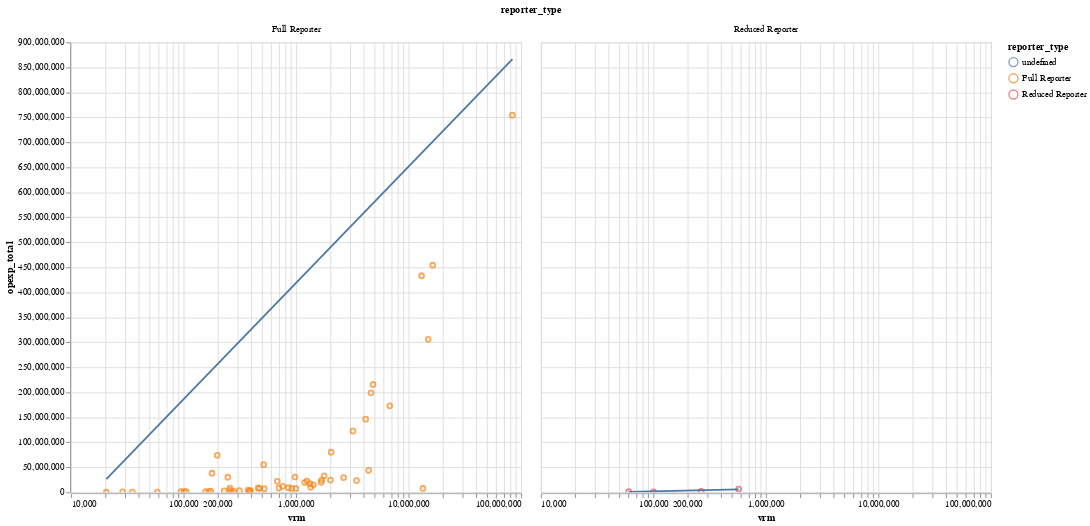

Notebook code cell kept with this figure:
### Markdown cell above
### Operating cost per VRM

### Code cell
make_scatter(
    data=df[df["year"] == "2023"],
    y_ax="opexp_total",
    x_ax="vrm",
    color="reporter_type",
    log_scale=True,
    y_scale=True,
).facet(
    facet=alt.Facet("reporter_type"),
    columns=3,
)

### Figure 1 — Vega-Lite specification as saved in the notebook (floating-point values rounded to 4 significant figures)
{"config": {"view": {"continuousWidth": 300, "continuousHeight": 300}}, "data": {"name": "data-40b39abdbc8b994b31f8fc3613b12a81"}, "facet": {"field": "reporter_type", "type": "nominal"}, "spec": {"layer": [{"mark": {"type": "point"}, "encoding": {"color": {"field": "reporter_type", "type": "nominal"}, "tooltip": [{"field": "vrm", "type": "quantitative"}, {"field": "opexp_total", "type": "quantitative"}, {"field": "agency_name", "type": "nominal"}], "x": {"field": "vrm", "scale": {"type": "log"}, "type": "quantitative"}, "y": {"field": "opexp_total", "type": "quantitative"}}, "name": "view_10", "title": "vrm vs. opexp_total"}, {"mark": {"type": "line"}, "encoding": {"color": {"field": "reporter_type", "type": "nominal"}, "tooltip": [{"field": "vrm", "type": "quantitative"}, {"field": "opexp_total", "type": "quantitative"}, {"field": "agency_name", "type": "nominal"}], "x": {"field": "vrm", "scale": {"type": "log"}, "type": "quantitative"}, "y": {"field": "opexp_total", "type": "quantitative"}}, "title": "vrm vs. opexp_total", "transform": [{"on": "vrm", "regression": "opexp_total"}]}], "height": 500, "width": 500}, "columns": 3, "params": [{"name": "param_10", "select": {"type": "interval", "encodings": ["x", "y"]}, "bind": "scales", "views": ["view_10"]}], "$schema": "https://vega.github.io/schema/vega-lite/v5.20.1.json", "datasets": {"data-40b39abdbc8b994b31f8fc3613b12a81": [{"agency_name": "Alameda-Contra Costa Transit District", "agency_status": "Active", "city": "Oakland", "mode": "RB", "service": "DO", "ntd_id": "90014", "reporter_type": "Full Reporter", "reporting_module": "Urban", "state": "CA", "primary_uza_name": "San Francisco--Oakland, CA", "year": "2023", "upt": 4106130, "vrh": 76821, "vrm": 681509, "opexp_total": 21949532, "RTPA": "Metropolitan Transportation Commission", "_merge": "both"}, {"agency_name": "Alameda-Contra Costa Transit District", "agency_status": "Active", "city": "Oakland", "mode": "DR", "service": "PT", "ntd_id": "90014", "reporter_type": "Full Reporter", "reporting_module": "Urban", "state": "CA", "primary_uza_name": "San Francisco--Oakland, CA", "year": "2023", "upt": 419288, "vrh": 322042, "vrm": 4411277, "opexp_total": 44057385, "RTPA": "Metropolitan Transportation Commission", "_merge": "both"}, {"agency_name": "Alameda-Contra Costa Transit District", "agency_status": "Active", "city": "Oakland", "mode": "CB", "service": "DO", "ntd_id": "90014", "reporter_type": "Full Reporter", "reporting_module": "Urban", "state": "CA", "primary_uza_name": "San Francisco--Oakland, CA", "year": "2023", "upt": 467661, "vrh": 29191, "vrm": 460017, "opexp_total": 8634025, "RTPA": "Metropolitan Transportation Commission", "_merge": "both"}, {"agency_name": "Alameda-Contra Costa Transit District", "agency_status": "Active", "city": "Oakland", "mode": "MB", "service": "DO", "ntd_id": "90014", "reporter_type": "Full Reporter", "reporting_module": "Urban", "state": "CA", "primary_uza_name": "San Francisco--Oakland, CA", "year": "2023", "upt": 30029858, "vrh": 1595492, "vrm": 16404172, "opexp_total": 454197000, "RTPA": "Metropolitan Transportation Commission", "_merge": "both"}, {"agency_name": "Alameda-Contra Costa Transit District", "agency_status": "Active", "city": "Oakland", "mode": "MB", "service": "PT", "ntd_id": "90014", "reporter_type": "Full Reporter", "reporting_module": "Urban", "state": "CA", "primary_uza_name": "San Francisco--Oakland, CA", "year": "2023", "upt": 167120, "vrh": 24136, "vrm": 393669, "opexp_total": 3568738, "RTPA": "Metropolitan Transportation Commission", "_merge": "both"}, {"agency_name": "Central Contra Costa Transit Authority (CCCTA)", "agency_status": "Active", "city": "Concord", "mode": "MB", "service": "PT", "ntd_id": "90078", "reporter_type": "Full Reporter", "reporting_module": "Urban", "state": "CA", "primary_uza_name": "Concord--Walnut Creek, CA", "year": "2023", "upt": 1803, "vrh": 2768, "vrm": 35082, "opexp_total": 307689, "RTPA": "Metropolitan Transportation Commission", "_merge": "both"}, {"agency_name": "Central Contra Costa Transit Authority (CCCTA)", "agency_status": "Active", "city": "Concord", "mode": "DR", "service": "PT", "ntd_id": "90078", "reporter_type": "Full Reporter", "reporting_module": "Urban", "state": "CA", "primary_uza_name": "Concord--Walnut Creek, CA", "year": "2023", "upt": 113535, "vrh": 61316, "vrm": 997060, "opexp_total": 7676093, "RTPA": "Metropolitan Transportation Commission", "_merge": "both"}, {"agency_name": "Central Contra Costa Transit Authority (CCCTA)", "agency_status": "Active", "city": "Concord", "mode": "MB", "service": "DO", "ntd_id": "90078", "reporter_type": "Full Reporter", "reporting_module": "Urban", "state": "CA", "primary_uza_name": "Concord--Walnut Creek, CA", "year": "2023", "upt": 2422774, "vrh": 186702, "vrm": 1775507, "opexp_total": 33022741, "RTPA": "Metropolitan Transportation Commission", "_merge": "both"}, {"agency_name": "City and County of San Francisco (SFMTA) - Transit Division", "agency_status": "Active", "city": "San Francisco", "mode": "DR", "service": "PT", "ntd_id": "90015", "reporter_type": "Full Reporter", "reporting_module": "Urban", "state": "CA", "primary_uza_name": "San Francisco--Oakland, CA", "year": "2023", "upt": 237353, "vrh": 166480, "vrm": 1248469, "opexp_total": 22581487, "RTPA": "Metropolitan Transportation Commission", "_merge": "both"}, {"agency_name": "City and County of San Francisco (SFMTA) - Transit Division", "agency_status": "Active", "city": "San Francisco", "mode": "SR", "service": "DO", "ntd_id": "90015", "reporter_type": "Full Reporter", "reporting_module": "Urban", "state": "CA", "primary_uza_name": "San Francisco--Oakland, CA", "year": "2023", "upt": 3136144, "vrh": 50301, "vrm": 247153, "opexp_total": 30162729, "RTPA": "Metropolitan Transportation Commission", "_merge": "both"}, {"agency_name": "City and County of San Francisco (SFMTA) - Transit Division", "agency_status": "Active", "city": "San Francisco", "mode": "MB", "service": "DO", "ntd_id": "90015", "reporter_type": "Full Reporter", "reporting_module": "Urban", "state": "CA", "primary_uza_name": "San Francisco--Oakland, CA", "year": "2023", "upt": 71851901, "vrh": 1661223, "vrm": 13046816, "opexp_total": 433123945, "RTPA": "Metropolitan Transportation Commission", "_merge": "both"}, {"agency_name": "City and County of San Francisco (SFMTA) - Transit Division", "agency_status": "Active", "city": "San Francisco", "mode": "CC", "service": "DO", "ntd_id": "90015", "reporter_type": "Full Reporter", "reporting_module": "Urban", "state": "CA", "primary_uza_name": "San Francisco--Oakland, CA", "year": "2023", "upt": 2926495, "vrh": 92722, "vrm": 198912, "opexp_total": 74057382, "RTPA": "Metropolitan Transportation Commission", "_merge": "both"}, {"agency_name": "City and County of San Francisco (SFMTA) - Transit Division", "agency_status": "Active", "city": "San Francisco", "mode": "LR", "service": "DO", "ntd_id": "90015", "reporter_type": "Full Reporter", "reporting_module": "Urban", "state": "CA", "primary_uza_name": "San Francisco--Oakland, CA", "year": "2023", "upt": 23281310, "vrh": 562403, "vrm": 4833132, "opexp_total": 215714649, "RTPA": "Metropolitan Transportation Commission", "_merge": "both"}, {"agency_name": "City and County of San Francisco (SFMTA) - Transit Division", "agency_status": "Active", "city": "San Francisco", "mode": "TB", "service": "DO", "ntd_id": "90015", "reporter_type": "Full Reporter", "reporting_module": "Urban", "state": "CA", "primary_uza_name": "San Francisco--Oakland, CA", "year": "2023", "upt": 37694490, "vrh": 769101, "vrm": 4631395, "opexp_total": 198854397, "RTPA": "Metropolitan Transportation Commission", "_merge": "both"}, {"agency_name": "City of Fairfield, California - Transportation Division/Public Works Department", "agency_status": "Active", "city": "Fairfield", "mode": "MB", "service": "PT", "ntd_id": "90092", "reporter_type": "Full Reporter", "reporting_module": "Urban", "state": "CA", "primary_uza_name": "Fairfield, CA", "year": "2023", "upt": 254326, "vrh": 35905, "vrm": 473294, "opexp_total": 8027285, "RTPA": "Metropolitan Transportation Commission", "_merge": "both"}, {"agency_name": "City of Fairfield, California - Transportation Division/Public Works Department", "agency_status": "Active", "city": "Fairfield", "mode": "CB", "service": "PT", "ntd_id": "90092", "reporter_type": "Full Reporter", "reporting_module": "Urban", "state": "CA", "primary_uza_name": "Fairfield, CA", "year": "2023", "upt": 7153, "vrh": 1827, "vrm": 58495, "opexp_total": 590270, "RTPA": "Metropolitan Transportation Commission", "_merge": "both"}, {"agency_name": "City of Fairfield, California - Transportation Division/Public Works Department", "agency_status": "Active", "city": "Fairfield", "mode": "DR", "service": "PT", "ntd_id": "90092", "reporter_type": "Full Reporter", "reporting_module": "Urban", "state": "CA", "primary_uza_name": "Fairfield, CA", "year": "2023", "upt": 12305, "vrh": 7457, "vrm": 94892, "opexp_total": 1571486, "RTPA": "Metropolitan Transportation Commission", "_merge": "both"}, {"agency_name": "City of Petaluma - Transit", "agency_status": "Active", "city": "Petaluma", "mode": "DR", "service": "PT", "ntd_id": "90213", "reporter_type": "Full Reporter", "reporting_module": "Urban", "state": "CA", "primary_uza_name": "Petaluma, CA", "year": "2023", "upt": 7446, "vrh": 5070, "vrm": 28711, "opexp_total": 877730, "RTPA": "Metropolitan Transportation Commission", "_merge": "both"}, {"agency_name": "City of Petaluma - Transit", "agency_status": "Active", "city": "Petaluma", "mode": "MB", "service": "PT", "ntd_id": "90213", "reporter_type": "Full Reporter", "reporting_module": "Urban", "state": "CA", "primary_uza_name": "Petaluma, CA", "year": "2023", "upt": 206161, "vrh": 18570, "vrm": 229901, "opexp_total": 2950945, "RTPA": "Metropolitan Transportation Commission", "_merge": "both"}, {"agency_name": "City of Santa Rosa - Transit Division", "agency_status": "Active", "city": "Santa Rosa", "mode": "DR", "service": "PT", "ntd_id": "90017", "reporter_type": "Full Reporter", "reporting_module": "Urban", "state": "CA", "primary_uza_name": "Santa Rosa, CA", "year": "2023", "upt": 26015, "vrh": 14352, "vrm": 157273, "opexp_total": 1485023, "RTPA": "Metropolitan Transportation Commission", "_merge": "both"}, {"agency_name": "City of Santa Rosa - Transit Division", "agency_status": "Active", "city": "Santa Rosa", "mode": "MB", "service": "DO", "ntd_id": "90017", "reporter_type": "Full Reporter", "reporting_module": "Urban", "state": "CA", "primary_uza_name": "Santa Rosa, CA", "year": "2023", "upt": 1288970, "vrh": 68026, "vrm": 761911, "opexp_total": 11995106, "RTPA": "Metropolitan Transportation Commission", "_merge": "both"}, {"agency_name": "City of Santa Rosa - Transit Division", "agency_status": "Active", "city": "Santa Rosa", "mode": "MB", "service": "PT", "ntd_id": "90017", "reporter_type": "Full Reporter", "reporting_module": "Urban", "state": "CA", "primary_uza_name": "Santa Rosa, CA", "year": "2023", "upt": 4761, "vrh": 1958, "vrm": 20558, "opexp_total": 171950, "RTPA": "Metropolitan Transportation Commission", "_merge": "both"}, {"agency_name": "City of Union City (UCT) - Public Works", "agency_status": "Active", "city": "Union City", "mode": "MB", "service": "PT", "ntd_id": "90161", "reporter_type": "Reduced Reporter", "reporting_module": "Urban", "state": "CA", "primary_uza_name": "San Francisco--Oakland, CA", "year": "2023", "upt": 242472, "vrh": 41060, "vrm": 572554, "opexp_total": 6395354, "RTPA": "Metropolitan Transportation Commission", "_merge": "both"}, {"agency_name": "City of Union City (UCT) - Public Works", "agency_status": "Active", "city": "Union City", "mode": "DR", "service": "PT", "ntd_id": "90161", "reporter_type": "Reduced Reporter", "reporting_module": "Urban", "state": "CA", "primary_uza_name": "San Francisco--Oakland, CA", "year": "2023", "upt": 16624, "vrh": 15168, "vrm": 60340, "opexp_total": 1568122, "RTPA": "Metropolitan Transportation Commission", "_merge": "both"}, {"agency_name": "City of Vacaville - Department of Public Works", "agency_status": "Active", "city": "Vacaville", "mode": "MB", "service": "PT", "ntd_id": "90155", "reporter_type": "Reduced Reporter", "reporting_module": "Urban", "state": "CA", "primary_uza_name": "Vacaville, CA", "year": "2023", "upt": 258829, "vrh": 20192, "vrm": 265713, "opexp_total": 2025216, "RTPA": "Metropolitan Transportation Commission", "_merge": "both"}, {"agency_name": "City of Vacaville - Department of Public Works", "agency_status": "Active", "city": "Vacaville", "mode": "DR", "service": "PT", "ntd_id": "90155", "reporter_type": "Reduced Reporter", "reporting_module": "Urban", "state": "CA", "primary_uza_name": "Vacaville, CA", "year": "2023", "upt": 19191, "vrh": 7602, "vrm": 100480, "opexp_total": 925817, "RTPA": "Metropolitan Transportation Commission", "_merge": "both"}, {"agency_name": "County of Sonoma (SCT) - Department of Public Infrastructure - Transit Division", "agency_status": "Active", "city": "Santa Rosa", "mode": "MB", "service": "PT", "ntd_id": "90089", "reporter_type": "Full Reporter", "reporting_module": "Urban", "state": "CA", "primary_uza_name": "Santa Rosa, CA", "year": "2023", "upt": 613031, "vrh": 87031, "vrm": 1424277, "opexp_total": 15013791, "RTPA": "Metropolitan Transportation Commission", "_merge": "both"}, {"agency_name": "County of Sonoma (SCT) - Department of Public Infrastructure - Transit Division", "agency_status": "Active", "city": "Santa Rosa", "mode": "DR", "service": "PT", "ntd_id": "90089", "reporter_type": "Full Reporter", "reporting_module": "Urban", "state": "CA", "primary_uza_name": "Santa Rosa, CA", "year": "2023", "upt": 36842, "vrh": 21885, "vrm": 313637, "opexp_total": 3264876, "RTPA": "Metropolitan Transportation Commission", "_merge": "both"}, {"agency_name": "Golden Gate Bridge, Highway and Transportation District (GGBHTD) - Golden Gate Transit; Golden Gate Ferry", "agency_status": "Active", "city": "San Francisco", "mode": "MB", "service": "DO", "ntd_id": "90016", "reporter_type": "Full Reporter", "reporting_module": "Urban", "state": "CA", "primary_uza_name": "San Francisco--Oakland, CA", "year": "2023", "upt": 1308398, "vrh": 121079, "vrm": 2049895, "opexp_total": 80128216, "RTPA": "Metropolitan Transportation Commission", "_merge": "both"}, {"agency_name": "Golden Gate Bridge, Highway and Transportation District (GGBHTD) - Golden Gate Transit; Golden Gate Ferry", "agency_status": "Active", "city": "San Francisco", "mode": "DR", "service": "PT", "ntd_id": "90016", "reporter_type": "Full Reporter", "reporting_module": "Urban", "state": "CA", "primary_uza_name": "San Francisco--Oakland, CA", "year": "2023", "upt": 12485, "vrh": 7994, "vrm": 167065, "opexp_total": 1319993, "RTPA": "Metropolitan Transportation Commission", "_merge": "both"}, {"agency_name": "Golden Gate Bridge, Highway and Transportation District (GGBHTD) - Golden Gate Transit; Golden Gate Ferry", "agency_status": "Active", "city": "San Francisco", "mode": "FB", "service": "DO", "ntd_id": "90016", "reporter_type": "Full Reporter", "reporting_module": "Urban", "state": "CA", "primary_uza_name": "San Francisco--Oakland, CA", "year": "2023", "upt": 1155682, "vrh": 15067, "vrm": 178945, "opexp_total": 38177017, "RTPA": "Metropolitan Transportation Commission", "_merge": "both"}, {"agency_name": "Livermore / Amador Valley Transit Authority (LAVTA)", "agency_status": "Active", "city": "Livermore", "mode": "MB", "service": "PT", "ntd_id": "90144", "reporter_type": "Full Reporter", "reporting_module": "Urban", "state": "CA", "primary_uza_name": "Livermore--Pleasanton--Dublin, CA", "year": "2023", "upt": 1145515, "vrh": 100598, "vrm": 1328472, "opexp_total": 17210855, "RTPA": "Metropolitan Transportation Commission", "_merge": "both"}, {"agency_name": "Marin County Transit District (MCTD)", "agency_status": "Active", "city": "San Rafael", "mode": "MB", "service": "PT", "ntd_id": "90234", "reporter_type": "Full Reporter", "reporting_module": "Urban", "state": "CA", "primary_uza_name": "San Francisco--Oakland, CA", "year": "2023", "upt": 2648326, "vrh": 182308, "vrm": 2642268, "opexp_total": 29401097, "RTPA": "Metropolitan Transportation Commission", "_merge": "both"}, {"agency_name": "Marin County Transit District (MCTD)", "agency_status": "Active", "city": "San Rafael", "mode": "DR", "service": "PT", "ntd_id": "90234", "reporter_type": "Full Reporter", "reporting_module": "Urban", "state": "CA", "primary_uza_name": "San Francisco--Oakland, CA", "year": "2023", "upt": 46102, "vrh": 21800, "vrm": 375035, "opexp_total": 4548158, "RTPA": "Metropolitan Transportation Commission", "_merge": "both"}, {"agency_name": "Metropolitan Transportation Commission (MTC) - Field Operations and Asset Management", "agency_status": "Active", "city": "San Francisco", "mode": "VP", "service": "PT", "ntd_id": "90094", "reporter_type": "Full Reporter", "reporting_module": "Urban", "state": "CA", "primary_uza_name": "San Francisco--Oakland, CA", "year": "2023", "upt": 1113315, "vrh": 283315, "vrm": 13422183, "opexp_total": 7634546, "RTPA": "Metropolitan Transportation Commission", "_merge": "both"}, {"agency_name": "Napa Valley Transportation Authority (NVTA)", "agency_status": "Active", "city": "Napa", "mode": "DR", "service": "PT", "ntd_id": "90088", "reporter_type": "Full Reporter", "reporting_module": "Urban", "state": "CA", "primary_uza_name": "Napa, CA", "year": "2023", "upt": 74829, "vrh": 32933, "vrm": 258397, "opexp_total": 3708684, "RTPA": "Metropolitan Transportation Commission", "_merge": "both"}, {"agency_name": "Napa Valley Transportation Authority (NVTA)", "agency_status": "Active", "city": "Napa", "mode": "CB", "service": "PT", "ntd_id": "90088", "reporter_type": "Full Reporter", "reporting_module": "Urban", "state": "CA", "primary_uza_name": "Napa, CA", "year": "2023", "upt": 52608, "vrh": 14470, "vrm": 383593, "opexp_total": 1798291, "RTPA": "Metropolitan Transportation Commission", "_merge": "both"}, {"agency_name": "Napa Valley Transportation Authority (NVTA)", "agency_status": "Active", "city": "Napa", "mode": "MB", "service": "PT", "ntd_id": "90088", "reporter_type": "Full Reporter", "reporting_module": "Urban", "state": "CA", "primary_uza_name": "Napa, CA", "year": "2023", "upt": 360558, "vrh": 46360, "vrm": 703324, "opexp_total": 8381444, "RTPA": "Metropolitan Transportation Commission", "_merge": "both"}, {"agency_name": "Peninsula Corridor Joint Powers Board (PCJPB)", "agency_status": "Active", "city": "San Carlos", "mode": "CR", "service": "PT", "ntd_id": "90134", "reporter_type": "Full Reporter", "reporting_module": "Urban", "state": "CA", "primary_uza_name": "San Francisco--Oakland, CA", "year": "2023", "upt": 7012116, "vrh": 214153, "vrm": 6800628, "opexp_total": 172893335, "RTPA": "Metropolitan Transportation Commission", "_merge": "both"}, {"agency_name": "San Francisco Bay Area Rapid Transit District (BART)", "agency_status": "Active", "city": "Oakland", "mode": "MG", "service": "PT", "ntd_id": "90003", "reporter_type": "Full Reporter", "reporting_module": "Urban", "state": "CA", "primary_uza_name": "San Francisco--Oakland, CA", "year": "2023", "upt": 457366, "vrh": 20044, "vrm": 258323, "opexp_total": 8377661, "RTPA": "Metropolitan Transportation Commission", "_merge": "both"}, {"agency_name": "San Francisco Bay Area Rapid Transit District (BART)", "agency_status": "Active", "city": "Oakland", "mode": "HR", "service": "DO", "ntd_id": "90003", "reporter_type": "Full Reporter", "reporting_module": "Urban", "state": "CA", "primary_uza_name": "San Francisco--Oakland, CA", "year": "2023", "upt": 49043322, "vrh": 2669501, "vrm": 83783824, "opexp_total": 754188006, "RTPA": "Metropolitan Transportation Commission", "_merge": "both"}, {"agency_name": "San Francisco Bay Area Rapid Transit District (BART)", "agency_status": "Active", "city": "Oakland", "mode": "YR", "service": "DO", "ntd_id": "90003", "reporter_type": "Full Reporter", "reporting_module": "Urban", "state": "CA", "primary_uza_name": "San Francisco--Oakland, CA", "year": "2023", "upt": 1263714, "vrh": 34529, "vrm": 1191602, "opexp_total": 19617059, "RTPA": "Metropolitan Transportation Commission", "_merge": "both"}, {"agency_name": "San Francisco Bay Area Water Emergency Transportation Authority (WETA)", "agency_status": "Active", "city": "San Francisco", "mode": "FB", "service": "PT", "ntd_id": "90225", "reporter_type": "Full Reporter", "reporting_module": "Urban", "state": "CA", "primary_uza_name": "San Francisco--Oakland, CA", "year": "2023", "upt": 2024646, "vrh": 24860, "vrm": 515185, "opexp_total": 55300017, "RTPA": "Metropolitan Transportation Commission", "_merge": "both"}, {"agency_name": "San Mateo County Transit District (SMCTD)", "agency_status": "Active", "city": "San Carlos", "mode": "DR", "service": "PT", "ntd_id": "90009", "reporter_type": "Full Reporter", "reporting_module": "Urban", "state": "CA", "primary_uza_name": "San Francisco--Oakland, CA", "year": "2023", "upt": 183772, "vrh": 122000, "vrm": 1669345, "opexp_total": 19921298, "RTPA": "Metropolitan Transportation Commission", "_merge": "both"}, {"agency_name": "San Mateo County Transit District (SMCTD)", "agency_status": "Active", "city": "San Carlos", "mode": "DR", "service": "TX", "ntd_id": "90009", "reporter_type": "Full Reporter", "reporting_module": "Urban", "state": "CA", "primary_uza_name": "San Francisco--Oakland, CA", "year": "2023", "upt": 21988, "vrh": 8770, "vrm": 279665, "opexp_total": 1815583, "RTPA": "Metropolitan Transportation Commission", "_merge": "both"}, {"agency_name": "San Mateo County Transit District (SMCTD)", "agency_status": "Active", "city": "San Carlos", "mode": "MB", "service": "DO", "ntd_id": "90009", "reporter_type": "Full Reporter", "reporting_module": "Urban", "state": "CA", "primary_uza_name": "San Francisco--Oakland, CA", "year": "2023", "upt": 6956810, "vrh": 391664, "vrm": 4155546, "opexp_total": 146336295, "RTPA": "Metropolitan Transportation Commission", "_merge": "both"}, {"agency_name": "San Mateo County Transit District (SMCTD)", "agency_status": "Active", "city": "San Carlos", "mode": "MB", "service": "PT", "ntd_id": "90009", "reporter_type": "Full Reporter", "reporting_module": "Urban", "state": "CA", "primary_uza_name": "San Francisco--Oakland, CA", "year": "2023", "upt": 1611275, "vrh": 129405, "vrm": 1689142, "opexp_total": 24474957, "RTPA": "Metropolitan Transportation Commission", "_merge": "both"}, {"agency_name": "Santa Clara Valley Transportation Authority (VTA)", "agency_status": "Active", "city": "San Jose", "mode": "MB", "service": "DO", "ntd_id": "90013", "reporter_type": "Full Reporter", "reporting_module": "Urban", "state": "CA", "primary_uza_name": "San Jose, CA", "year": "2023", "upt": 19266958, "vrh": 1279460, "vrm": 14957419, "opexp_total": 305975159, "RTPA": "Metropolitan Transportation Commission", "_merge": "both"}, {"agency_name": "Santa Clara Valley Transportation Authority (VTA)", "agency_status": "Active", "city": "San Jose", "mode": "DR", "service": "PT", "ntd_id": "90013", "reporter_type": "Full Reporter", "reporting_module": "Urban", "state": "CA", "primary_uza_name": "San Jose, CA", "year": "2023", "upt": 324434, "vrh": 207660, "vrm": 3445265, "opexp_total": 23462989, "RTPA": "Metropolitan Transportation Commission", "_merge": "both"}, {"agency_name": "Santa Clara Valley Transportation Authority (VTA)", "agency_status": "Active", "city": "San Jose", "mode": "LR", "service": "DO", "ntd_id": "90013", "reporter_type": "Full Reporter", "reporting_module": "Urban", "state": "CA", "primary_uza_name": "San Jose, CA", "year": "2023", "upt": 4147807, "vrh": 227892, "vrm": 3202370, "opexp_total": 122428199, "RTPA": "Metropolitan Transportation Commission", "_merge": "both"}, {"agency_name": "Santa Clara Valley Transportation Authority (VTA)", "agency_status": "Active", "city": "San Jose", "mode": "MB", "service": "PT", "ntd_id": "90013", "reporter_type": "Full Reporter", "reporting_module": "Urban", "state": "CA", "primary_uza_name": "San Jose, CA", "year": "2023", "upt": 114740, "vrh": 18157, "vrm": 174241, "opexp_total": 2204624, "RTPA": "Metropolitan Transportation Commission", "_merge": "both"}, {"agency_name": "Solano County Transit", "agency_status": "Active", "city": "Vallejo", "mode": "DR", "service": "PT", "ntd_id": "90232", "reporter_type": "Full Reporter", "reporting_module": "Urban", "state": "CA", "primary_uza_name": "Vallejo, CA", "year": "2023", "upt": 19352, "vrh": 9444, "vrm": 105465, "opexp_total": 1303180, "RTPA": "Metropolitan Transportation Commission", "_merge": "both"}, {"agency_name": "Solano County Transit", "agency_status": "Active", "city": "Vallejo", "mode": "MB", "service": "PT", "ntd_id": "90232", "reporter_type": "Full Reporter", "reporting_module": "Urban", "state": "CA", "primary_uza_name": "Vallejo, CA", "year": "2023", "upt": 451567, "vrh": 42289, "vrm": 521552, "opexp_total": 7161426, "RTPA": "Metropolitan Transportation Commission", "_merge": "both"}, {"agency_name": "Solano County Transit", "agency_status": "Active", "city": "Vallejo", "mode": "CB", "service": "PT", "ntd_id": "90232", "reporter_type": "Full Reporter", "reporting_module": "Urban", "state": "CA", "primary_uza_name": "Vallejo, CA", "year": "2023", "upt": 496901, "vrh": 47280, "vrm": 1349202, "opexp_total": 10041002, "RTPA": "Metropolitan Transportation Commission", "_merge": "both"}, {"agency_name": "Sonoma-Marin Area Rail Transit District (SMART)", "agency_status": "Active", "city": "Petaluma", "mode": "CR", "service": "DO", "ntd_id": "90299", "reporter_type": "Full Reporter", "reporting_module": "Urban", "state": "CA", "primary_uza_name": "Santa Rosa, CA", "year": "2023", "upt": 640099, "vrh": 34223, "vrm": 977309, "opexp_total": 30585066, "RTPA": "Metropolitan Transportation Commission", "_merge": "both"}, {"agency_name": "The Eastern Contra Costa Transit Authority", "agency_status": "Active", "city": "Antioch", "mode": "MB", "service": "PT", "ntd_id": "90162", "reporter_type": "Full Reporter", "reporting_module": "Urban", "state": "CA", "primary_uza_name": "Antioch, CA", "year": "2023", "upt": 992717, "vrh": 161342, "vrm": 2020307, "opexp_total": 24376373, "RTPA": "Metropolitan Transportation Commission", "_merge": "both"}, {"agency_name": "The Eastern Contra Costa Transit Authority", "agency_status": "Active", "city": "Antioch", "mode": "DR", "service": "TN", "ntd_id": "90162", "reporter_type": "Full Reporter", "reporting_module": "Urban", "state": "CA", "primary_uza_name": "Antioch, CA", "year": "2023", "upt": 34932, "vrh": 8879, "vrm": 266982, "opexp_total": 472320, "RTPA": "Metropolitan Transportation Commission", "_merge": "both"}, {"agency_name": "The Eastern Contra Costa Transit Authority", "agency_status": "Active", "city": "Antioch", "mode": "DR", "service": "PT", "ntd_id": "90162", "reporter_type": "Full Reporter", "reporting_module": "Urban", "state": "CA", "primary_uza_name": "Antioch, CA", "year": "2023", "upt": 184234, "vrh": 71385, "vrm": 912999, "opexp_total": 7783760, "RTPA": "Metropolitan Transportation Commission", "_merge": "both"}, {"agency_name": "Western Contra Costa Transit Authority (WCCTA )", "agency_status": "Active", "city": "Pinole", "mode": "MB", "service": "PT", "ntd_id": "90159", "reporter_type": "Full Reporter", "reporting_module": "Urban", "state": "CA", "primary_uza_name": "San Francisco--Oakland, CA", "year": "2023", "upt": 488451, "vrh": 57034, "vrm": 854789, "opexp_total": 9136815, "RTPA": "Metropolitan Transportation Commission", "_merge": "both"}, {"agency_name": "Western Contra Costa Transit Authority (WCCTA )", "agency_status": "Active", "city": "Pinole", "mode": "CB", "service": "PT", "ntd_id": "90159", "reporter_type": "Full Reporter", "reporting_module": "Urban", "state": "CA", "primary_uza_name": "San Francisco--Oakland, CA", "year": "2023", "upt": 160596, "vrh": 12947, "vrm": 385820, "opexp_total": 2374822, "RTPA": "Metropolitan Transportation Commission", "_merge": "both"}, {"agency_name": "Western Contra Costa Transit Authority (WCCTA )", "agency_status": "Active", "city": "Pinole", "mode": "DR", "service": "PT", "ntd_id": "90159", "reporter_type": "Full Reporter", "reporting_module": "Urban", "state": "CA", "primary_uza_name": "San Francisco--Oakland, CA", "year": "2023", "upt": 18873, "vrh": 9565, "vrm": 101107, "opexp_total": 1475675, "RTPA": "Metropolitan Transportation Commission", "_merge": "both"}]}}
